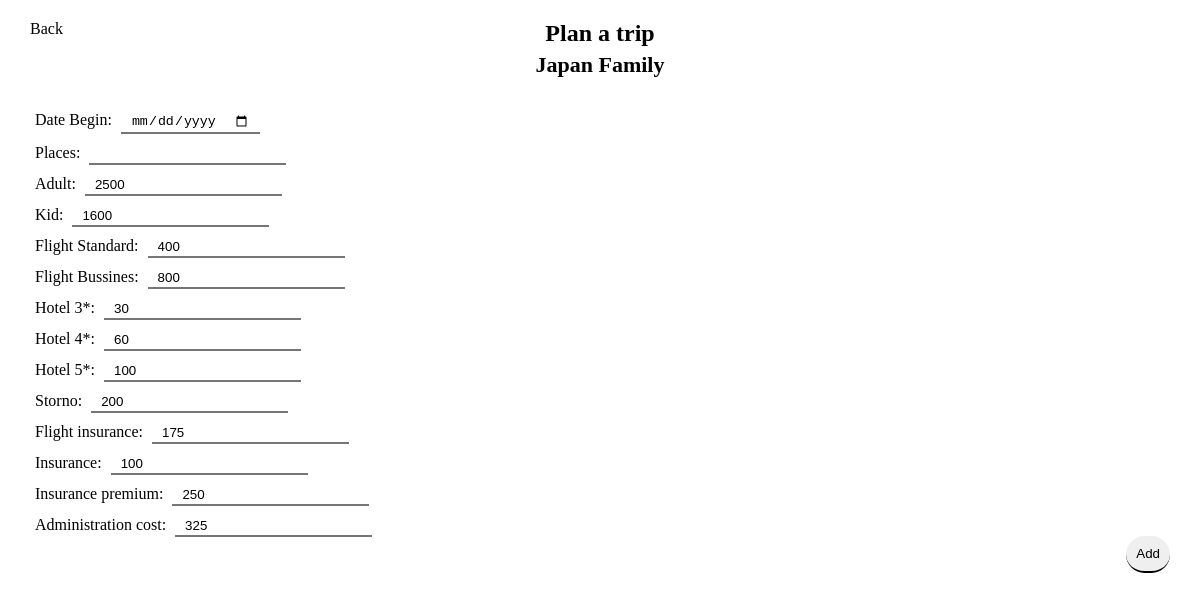
Page /ad_min/add-tripsp.php?id=1 (signed in) on the committed database.
### tables this page shows
CREATE TABLE `tripsmodel` (
  `id` int(11) NOT NULL,
  `name` varchar(20) NOT NULL,
  `type` varchar(10) NOT NULL,
  `time` int(2) NOT NULL,
  `bprice` int(11) NOT NULL,
  `tripcode` varchar(10) NOT NULL,
  `img` blob NOT NULL,
  `recommended` int(1) DEFAULT NULL,
  `top` int(1) DEFAULT NULL
);

CREATE TABLE IF NOT EXISTS `pricemodel` (
  `id` int(11) NOT NULL AUTO_INCREMENT,
  `tmid` int(11) NOT NULL,
  `adult` int(6) NOT NULL,
  `kid` int(6) NOT NULL,
  `flightS` int(6) NOT NULL,
  `flightB` int(6) NOT NULL,
  `hotel3` int(6) NOT NULL,
  `hotel4` int(6) NOT NULL,
  `hotel5` int(6) NOT NULL,
  `singleR` int(6) NOT NULL DEFAULT '2',
  `storno` int(6) NOT NULL,
  `flightI` int(6) NOT NULL,
  `insurance` int(6) NOT NULL,
  `insuranceP` int(6) NOT NULL,
  `administrationC` int(6) NOT NULL,
  PRIMARY KEY (`id`)
);

### ad_min/add-tripsp.php (the view, shortened to what this page needs)
<?php
   $err='';
   if (isset($_SESSION['adminid'])) {
        $id = (int)$_GET['id'];
     $content='<a href="show-tripsp.php?id='.$id.'">Back</a>
           <h2>Plan a trip</h2>';
   $conn=false;
    if ($conn)
    {
      $res = $conn->query('SELECT * FROM tripsmodel, pricemodel WHERE pricemodel.tmid = tripsmodel.id AND tripsmodel.id='.$id);
      $row=$res->fetch();
        $id = $row['id'];
        $name = htmlentities($row['name']);
        $type = htmlentities($row['type']);
        $days = htmlentities($row['time']);
        $madult = htmlentities($row['adult']);
        $mkid = htmlentities($row['kid']);
        $mflightS = htmlentities($row['flightS']);
        $mflightB = htmlentities($row['flightB']);
        $mhotel3 = htmlentities($row['hotel3']);
        $mhotel4 = htmlentities($row['hotel4']);
        $mhotel5 = htmlentities($row['hotel5']);
        $mstorno = htmlentities($row['storno']);
        $mflightI = htmlentities($row['flightI']);
        $minsurance = htmlentities($row['insurance']);
        $minsuranceP = htmlentities($row['insuranceP']);
        $madministrationC = htmlentities($row['administrationC']);
          $content.= $err.'<h3>'.$name.' '.$type.'</h3>
            <form method="post">
            <p>
            <input type="hidden" name="tmid" value="'.$id.'"><br>
            <label>Date Begin:</label> <input type="date" name="dateB"><br>
           <input type="hidden" name="dateE" value="2018-07-22"><input type="hidden" name="time" value="'.$days.'">
            <label>Places:</label> <input type="text" name="places"
             maxlenght="3"><br>
             <label>Adult:</label> <input type="text" name="adult" value="'.$madult.'" maxlength="6"><br>
             <label>Kid:</label> <input type="text" name="kid" value="'.$mkid.'" maxlength="6"><br>
             <label>Flight Standard:</label> <input type="text" name="flightS" value="'.$mflightS.'" maxlength="6"><br>
             <label>Flight Bussines:</label> <input type="text" name="flightB" value="'.$mflightB.'" maxlength="6"><br>
             <label>Hotel 3*:</label> <input type="text" name="hotel3" value="'.$mhotel3.'" maxlength="6"><br>
             <label>Hotel 4*:</label> <input type="text" name="hotel4" value="'.$mhotel4.'" maxlength="6"><br>
             <label>Hotel 5*:</label> <input type="text" name="hotel5" value="'.$mhotel5.'" maxlength="6"><br>
             <label>Storno:</label> <input type="text" name="storno" value="'.$mstorno.'" maxlength="6"><br>
             <label>Flight insurance:</label> <input type="text" name="flightI" value="'.$mflightI.'" maxlength="6"><br>
             <label>Insurance:</label> <input type="text" name="insurance" value="'.$minsurance.'" maxlength="6"><br>
             <label>Insurance premium:</label> <input type="text" name="insuranceP" value="'.$minsuranceP.'" maxlength="6"><br>
             <label>Administration cost:</label> <input type="text" name="administrationC" value="'.$madministrationC.'" maxlength="6"><br>
             <br><br>
            <input type="submit" value="Add"></p>
            </form>';
    }
   else{
      $err.='<p>Can not connect to the database</p>';
   }
     ?>
<!DOCTYPE html>
<html>
<head>
    <link rel="stylesheet" media="screen" type="text/css" href="admin.css" />
</head>
<body>
    <div id="add-trip-plan">
        <?php  echo $content;  ?>
    </div>
</body>
</html>
<?php
   }
   else  { echo '<p>No access</p>'; }
   ?>

### ad_min/admin.css (style rules this page uses)
* { margin: 0; padding: 0; }
body { width: 100%; }
#add-trip-plan { width: 95%; margin: 20px auto; position: relative; }
#add-trip-plan a { position: absolute; top: 0; left: 0; text-decoration: none; color: black; }
#add-trip-plan h2 { font-size: 24px; padding-bottom: 5px; text-align: center; }
#add-trip-plan h3 { font-size: 22px; padding-bottom: 15px; text-align: center; }
#add-trip-plan form { width: 100%; }
#add-trip-plan label { padding: 5px; }
#add-trip-plan input { margin-bottom: 10px; padding: 2px 10px; }
#add-trip-plan input { border-top: none; border-right: none; border-left: none; }
#add-trip-plan input:last-of-type { padding: 10px; border-radius: 50px; position: absolute; bottom: 0; right: 0; }

### rows in the picture
tripsmodel: name "Japan", type "Family", adult "2500", kid "1600", flightS "400", flightB "800", hotel3 "30", hotel4 "60", hotel5 "100", storno "200", flightI "175", insurance "100", insuranceP "250", administrationC "325"
